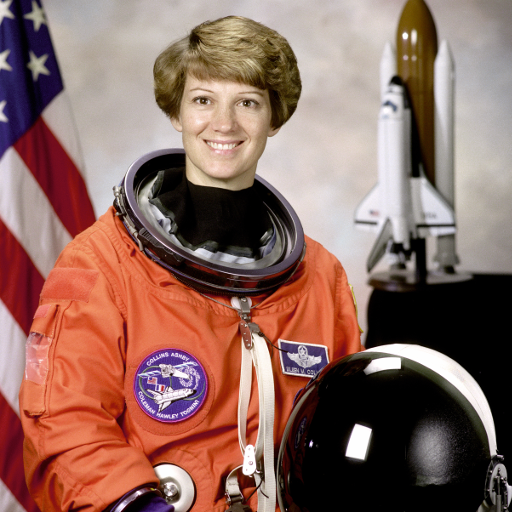
#> input picture skimage.data.astronaut(), 512 x 512 px
$ jupyter execute --allow-errors Cats_HOG.ipynb   (older library calls are emulated)
#> lines starting #> are read from the running program, lines starting #| are printed output that depends on the picture
[cell 1]
import matplotlib.pyplot as plt

from skimage.feature import hog
from skimage import data, exposure

[cell 2]
image = data.astronaut()
#> image is the input picture: shape (512, 512, 3); mean R, G, B 141.6, 105.8, 96.5

fd, hog_image = hog(image, orientations=8, pixels_per_cell=(16, 16),
                    cells_per_block=(1, 1), visualize=True, multichannel=True)
#> fd = 8192 values, max 1 at index 6324, min 0 at index 467, mean 0.299

[cell 3]
from skimage import io

[cell 4]
from skimage.transform import rescale, resize, downscale_local_mean

[cell 5]
cat1 = io.imread("cat1.jpg")
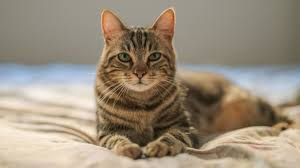
#> input picture Day9/cat1.jpg, 300 x 168 px
#> cat1 is the input picture: shape (168, 300, 3); mean R, G, B 155.1, 142.2, 124.4
cat2 = io.imread("cat2.jpg")
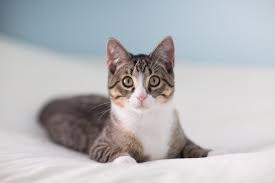
#> input picture Day9/cat2.jpg, 275 x 183 px
#> cat2 is the input picture: shape (183, 275, 3); mean R, G, B 182.9, 183.4, 186.4
cat3 = io.imread("cat3.jpg")
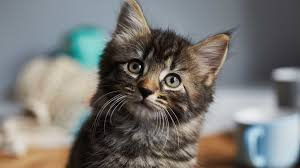
#> input picture Day9/cat3.jpg, 300 x 168 px
#> cat3 is the input picture: shape (168, 300, 3); mean R, G, B 119.9, 118.6, 115.4
cat4 = io.imread("cat4.jpg")
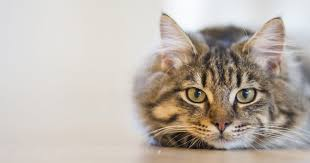
#> input picture Day9/cat4.jpg, 310 x 163 px
#> cat4 is the input picture: shape (163, 310, 3); mean R, G, B 191, 181.9, 173.5
cat5 = io.imread("cat5.jpg")
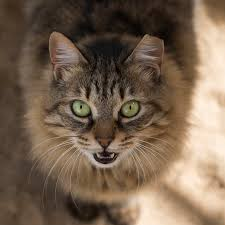
#> input picture Day9/cat5.jpg, 225 x 225 px
#> cat5 is the input picture: shape (225, 225, 3); mean R, G, B 119, 99, 80.2
#> (the rest of this cell did not finish here and is left out)

#> (a cell that did not finish here is left out)

[cell 7]
fig, axs = plt.subplots(3, 2,figsize=(8,8))
axs[0, 0].imshow(cat1)
axs[0, 1].imshow(cat2)
axs[1, 0].imshow(cat3)
axs[1, 1].imshow(cat4)
axs[2, 0].imshow(cat5)
#> (the rest of this cell did not finish here and is left out)

[cell 8]
cat1_resized = resize(cat1, (250, 250),
                       anti_aliasing=True)
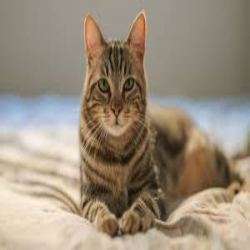
#> cat1_resized: shape (250, 250, 3) float64; mean R, G, B 0.608, 0.558, 0.488

cat2_resized = resize(cat2, (250, 250),
                       anti_aliasing=True)
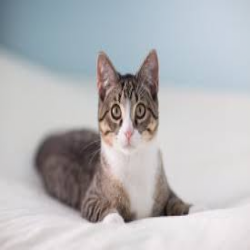
#> cat2_resized: shape (250, 250, 3) float64; mean R, G, B 0.717, 0.719, 0.731

cat3_resized = resize(cat3, (250, 250),
                       anti_aliasing=True)
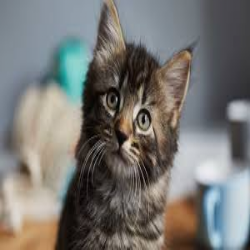
#> cat3_resized: shape (250, 250, 3) float64; mean R, G, B 0.47, 0.465, 0.452

cat4_resized = resize(cat4, (250, 250),
                       anti_aliasing=True)
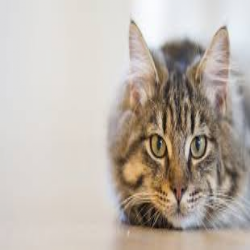
#> cat4_resized: shape (250, 250, 3) float64; mean R, G, B 0.749, 0.713, 0.68

cat5_resized = resize(cat5, (250, 250),
                       anti_aliasing=True)

#> (the rest of this cell did not finish here and is left out)

[cell 9]
plt.imshow(cat1_resized)

[cell 10]
fig, axs = plt.subplots(3, 2,figsize=(8,8))
axs[0, 0].imshow(cat1_resized)
axs[0, 1].imshow(cat2_resized)
axs[1, 0].imshow(cat3_resized)
axs[1, 1].imshow(cat4_resized)
axs[2, 0].imshow(cat5_resized)
#> (the rest of this cell did not finish here and is left out)

[cell 11]
fd_1, cat1_hog_image = hog(cat1_resized, orientations=8, pixels_per_cell=(16, 16),
                    cells_per_block=(1, 1), visualize=True, multichannel=True)
#> fd_1 = 1800 values, max 0.935 at index 96, min 0 at index 1, mean 0.303

fd_2, cat2_hog_image = hog(cat2_resized, orientations=8, pixels_per_cell=(16, 16),
                    cells_per_block=(1, 1), visualize=True, multichannel=True)
#> fd_2 = 1800 values, max 0.84 at index 120, min 0 at index 2, mean 0.299

fd_3, cat3_hog_image = hog(cat3_resized, orientations=8, pixels_per_cell=(16, 16),
                    cells_per_block=(1, 1), visualize=True, multichannel=True)
#> fd_3 = 1800 values, max 0.956 at index 816, min 0 at index 3, mean 0.301

fd_4, cat4_hog_image = hog(cat4_resized, orientations=8, pixels_per_cell=(16, 16),
                    cells_per_block=(1, 1), visualize=True, multichannel=True)
#> fd_4 = 1800 values, max 0.808 at index 520, min 0 at index 13, mean 0.301

fd_5, cat5_hog_image = hog(cat5_resized, orientations=8, pixels_per_cell=(16, 16),
                    cells_per_block=(1, 1), visualize=True, multichannel=True)
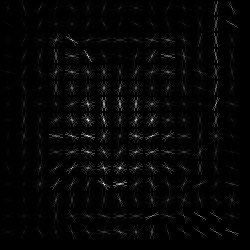
#> cat5_hog_image: shape (250, 250) float64; min 0, max 0.121, mean 0.00255; drawn with min black and max white
#> fd_5 = 1800 values, max 0.676 at index 104, min 0 at index 340, mean 0.334

#> (the rest of this cell did not finish here and is left out)
